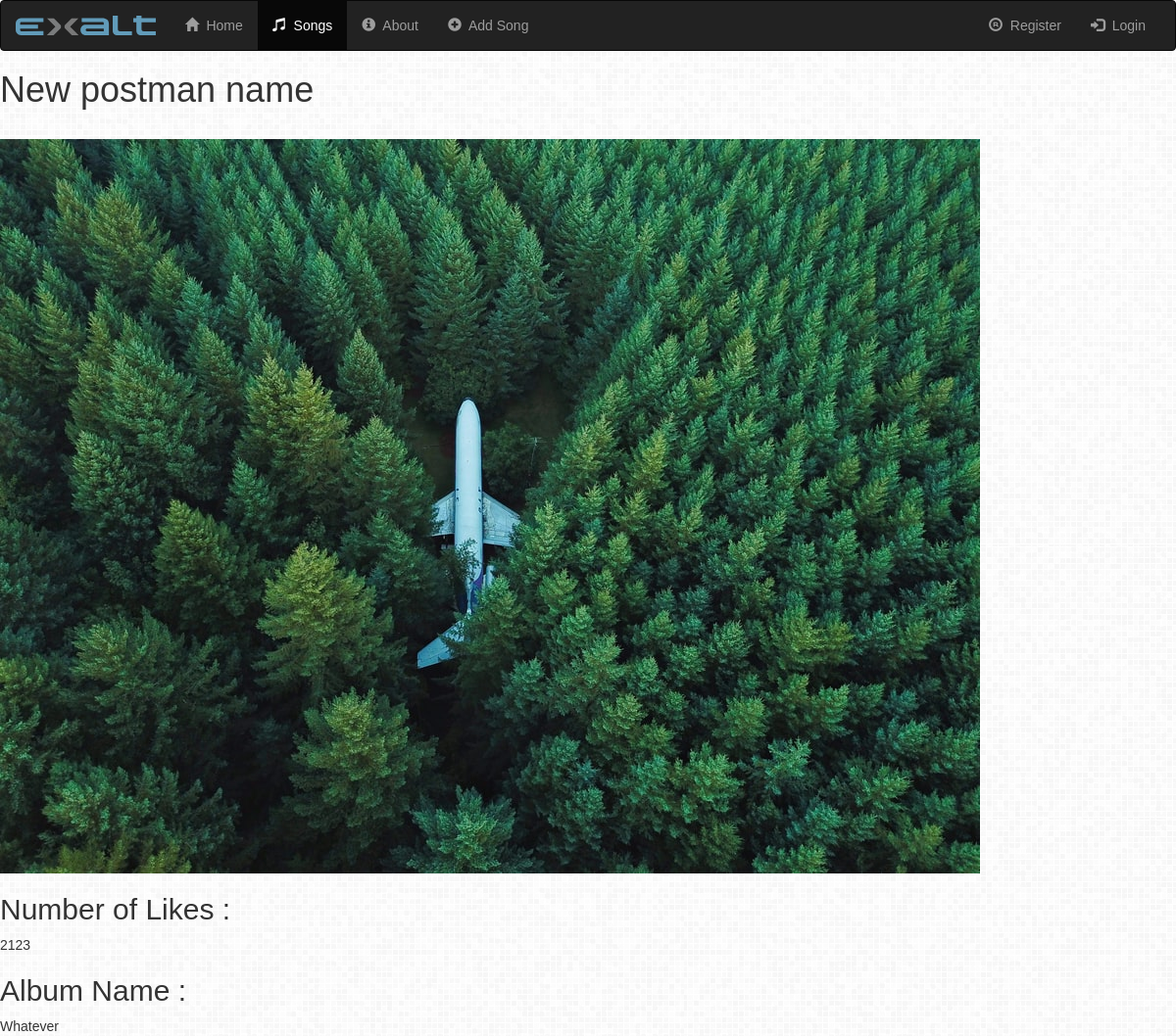
Page /myapp/songs/3 on the earlier database version.
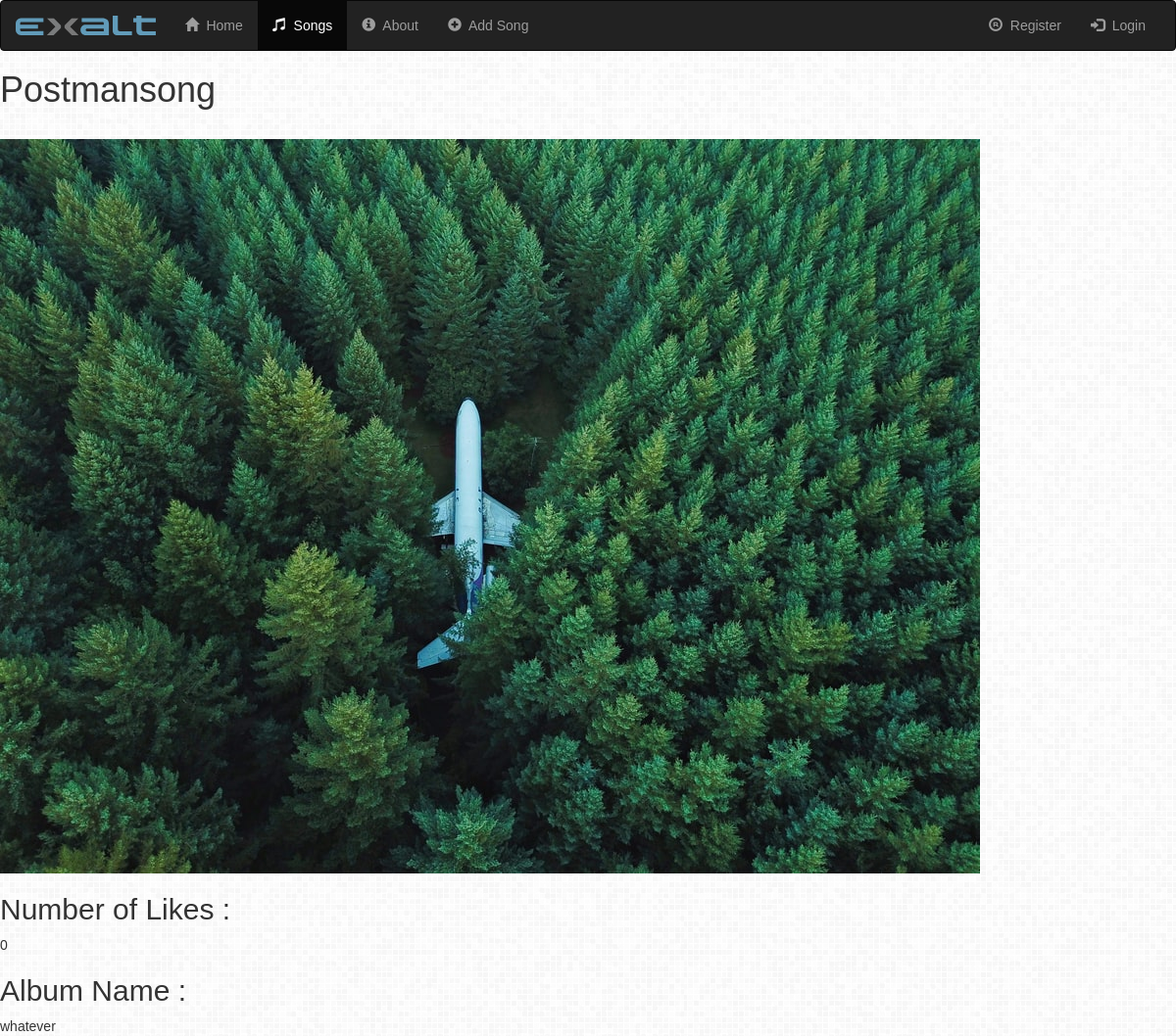
Same page on the later database version.
### myapp/models.py (models this page shows, shortened)
class Song(models.Model):
    name = models.CharField(max_length=100)
    likes = models.IntegerField(default=0)
    album = models.CharField(max_length=100,default='',null=False)
    isFavorite= models.BooleanField(default=False)
    logo= models.FileField(blank=True, null=True)

### myapp/views.py (the view)
# urls.py: path("songs/"+"<int:pk>",views.song.as_view(),name='song'),
class song(DetailView):
    model = Song
    template_name = "myapp/song.html"

### myapp/templates/myapp/song.html (shortened to what this page needs)
{% extends 'myapp/base.html' %}
{% block songs %}"active"{% endblock %}
{% block body %}
<h1>{{ song.name }}</h1> <br>
<img src="{{ song.logo.url }}" class="img-responsive" >
<h2>Number of Likes : </h2>
{{ object.likes }}
<h2>Album Name : </h2>
{{ object.album}}
{% endblock %}

### myapp/templates/myapp/base.html (shortened to what this page needs)
<!doctype html>
<html lang="en">
<head>
    {% load static %}
    <link rel="stylesheet" href="https://maxcdn.bootstrapcdn.com/bootstrap/3.4.1/css/bootstrap.min.css">
    <link rel="stylesheet" type="text/css" href="{% static 'myapp/style.css' %}">
    <link rel="stylesheet" href="https://cdnjs.cloudflare.com/ajax/libs/font-awesome/4.7.0/css/font-awesome.min.css">
</head>
<body>
    <nav class="navbar navbar-inverse">
        <div class="container-fluid">
            <div class="navbar-header">
                <img class="navbar-brand" src="{% static 'myapp/images/logo.svg' %}" alt="LOGO">
            </div>
            <div class="collapse navbar-collapse" id="topNavBar">
                <ul class="nav navbar-nav">
                    <li class= {% block home %}{% endblock %}>
                        <a href="{% url 'myapp:index' %}">
                            <span class="glyphicon glyphicon-home" aria-hidden="true"></span>&nbsp;
                            Home
                        </a>
                    </li>
                    <li class={% block songs %}{% endblock %}>
                        <a href="{% url 'myapp:songs' %}">
                            <span class="glyphicon glyphicon-music" aria-hidden="true"></span>&nbsp;
                            Songs
                        </a>
                    </li>
                    <li class={% block about %}{% endblock %}>
                        <a href="{% url 'myapp:about' %}">
                            <span class="glyphicon glyphicon-info-sign" aria-hidden="true"></span>&nbsp;
                            About
                        </a>
                    </li>
                    <li class={% block addsong %}{% endblock %} >
                        <a href="{% url 'myapp:CreateSong' %}">
                            <span class="glyphicon glyphicon-plus-sign" aria-hidden="true"></span>&nbsp;
                            Add Song
                        </a>
                    </li>
                </ul>
                <ul class="nav navbar-nav navbar-right">
                    {% if user.is_authenticated %}
                        <li class="" >
                            <a href="{% url 'myapp:logout' %}">
                                <span class="glyphicon glyphicon-log-out" aria-hidden="true"></span>&nbsp;
                                Logout
                            </a>
                        </li>
                    {% else %}
                    <li class="" >
                        <a href="{% url 'myapp:register' %}">
                            <span class="glyphicon glyphicon-registration-mark" aria-hidden="true"></span>&nbsp;
                            Register
                        </a>
                    </li>
                    <li class="" >
                        <a href="{% url 'myapp:login' %}">
                            <span class="glyphicon glyphicon-log-in" aria-hidden="true"></span>&nbsp;
                            Login
                        </a>
                    </li>
                    {% endif %}
                </ul>
            </div>
        </div>
    </nav>
    {% block body %}
    {% endblock %}
</body>
</html>

### myapp/static/myapp/style.css (style rules this page uses)
body { background: white url("images/background.jpg"); }
* { box-sizing: border-box; }
body { font-family: Arial, Helvetica, sans-serif; }

Differences in the rows shown:
changed Song: name "New postman name" → "Postmansong"; likes "2123" → "0"; album "Whatever" → "whatever"
